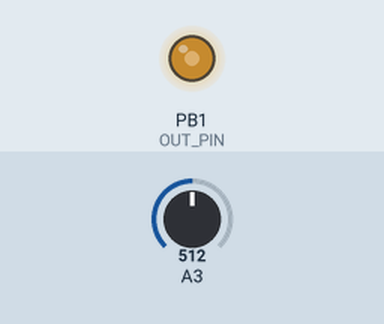
This sketch was run on a simulated ATtiny85, built with avr-gcc and run on an emulated ATtiny85. On the bench: output pins drawn as LEDs (lit = HIGH). The test bench sets the inputs (shaded band); at power-on: A3 = 512.

Above: at 1.2 s.
1.3 s: A3 set to 716
At 1.8 s:
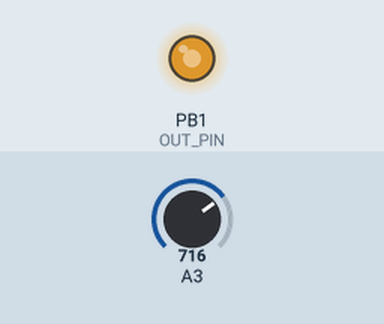
2.8 s: A3 set to 900
At 4.0 s:
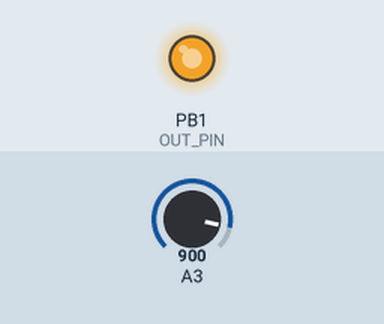
4.3 s: A3 set to 220
At 5.3 s:
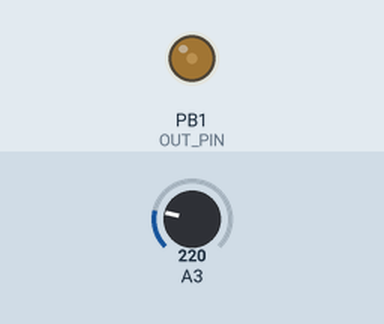
Timing chart, 0 to 7.3 s (numbered marks = the images above; inputs shaded):
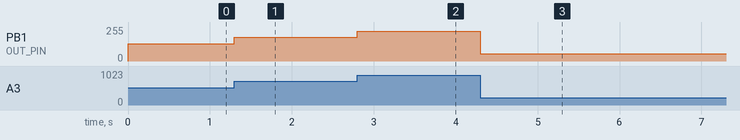

Measured:
- after the input at 1.3 s, PB1 (OUT_PIN): 128/255 → 179/255 at once
- after the input at 2.8 s, PB1 (OUT_PIN): 179/255 → 225/255 at once
- after the input at 4.3 s, PB1 (OUT_PIN): 225/255 → 55/255 at once

The sketch:

car_fix_1.ino
```cpp
/*
 * VW P2015 08213 G336 sensor error electronic-only fix using Attiny 85 & Arduino
 * (c)2015 Scott Tiger i at iflyhigh dot ru
 */

#define THRESHOLD_MIN 24    // minimal allowed voltage 5.0/256*24 = 0.469V
#define THRESHOLD_MAX 230   // maximal allowed voltage 5.0/256*235 = 4.589V

#define IN_PIN 3            // IC pin 2 - signal input
#define OUT_PIN 1           // IC pin 6 - signal output
//#define LED_PIN 4           // IC pin 3 - LED

void setup()
{
  pinMode(IN_PIN, INPUT);
  pinMode(OUT_PIN, OUTPUT);
  //pinMode(LED_PIN, OUTPUT);
}

void loop()
{
  int out_val = 0;
  int in_val = (analogRead(IN_PIN)/4);
  if (in_val < THRESHOLD_MIN)
  {
    out_val = THRESHOLD_MIN;
    //digitalWrite(LED_PIN, HIGH);
  }
  else if (in_val > THRESHOLD_MAX)
  {
    out_val = THRESHOLD_MAX;
    //digitalWrite(LED_PIN, HIGH);
  }
  else
  {
    out_val = in_val;
    //digitalWrite(LED_PIN, LOW);
  }
  analogWrite(OUT_PIN, out_val);
}
```
